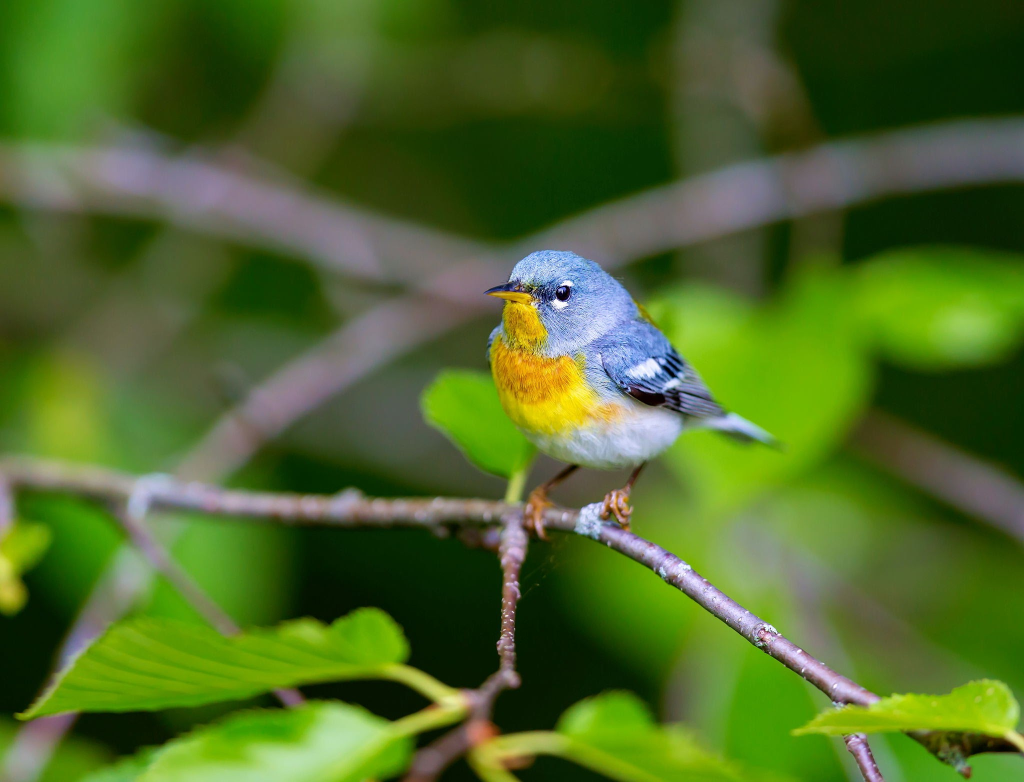
#> input picture bird.jpg, 2048 x 1564 px (shown at 1/2 size)
$ python crop.py
#> lines starting #> are read from the running program, lines starting #| are printed output that depends on the picture
import os
import cv2

img=cv2.imread(os.path.join('.','bird.jpg'))
#> img is the input picture: shape (1564, 2048, 3); mean B, G, R 41.6, 104.6, 78.3

print(img.shape)
#| (1564, 2048, 3)
cropped_img=img[220:740,320:940]
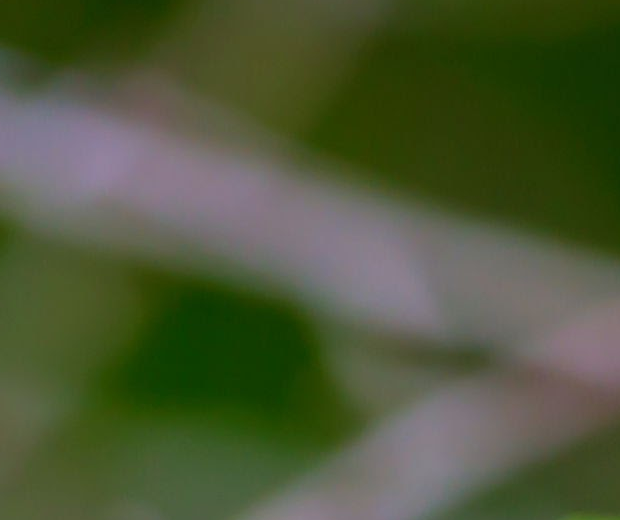
#> cropped_img: shape (520, 620, 3); mean B, G, R 55.9, 88, 77.6

cv2.imshow('img',img)
cv2.imshow('cropped_img',cropped_img)
cv2.waitKey(0)
